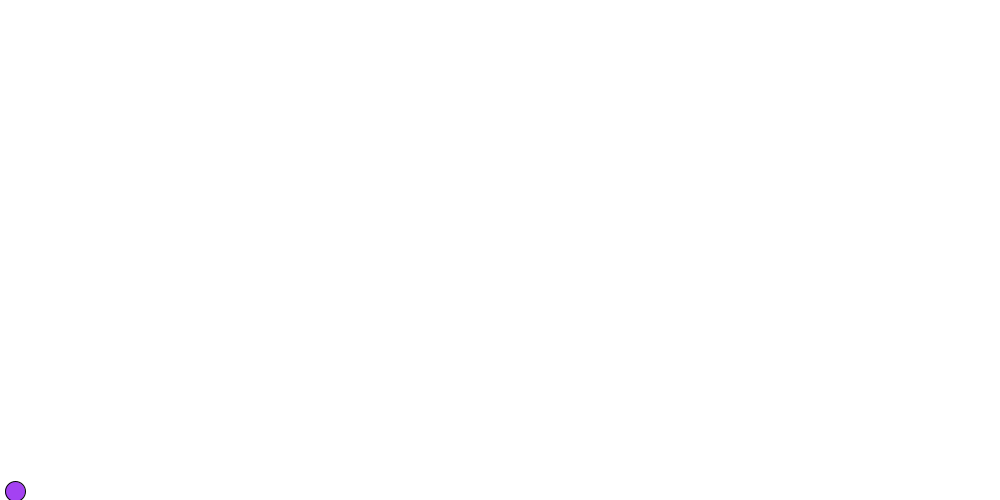
Frame 1 (no input)
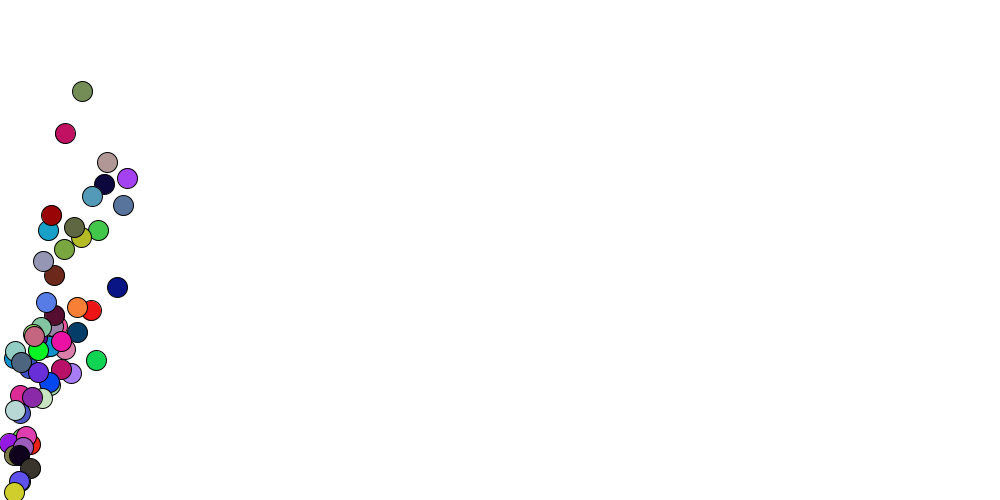
Frame 60 (the mouse pressed at the canvas centre just before this capture)
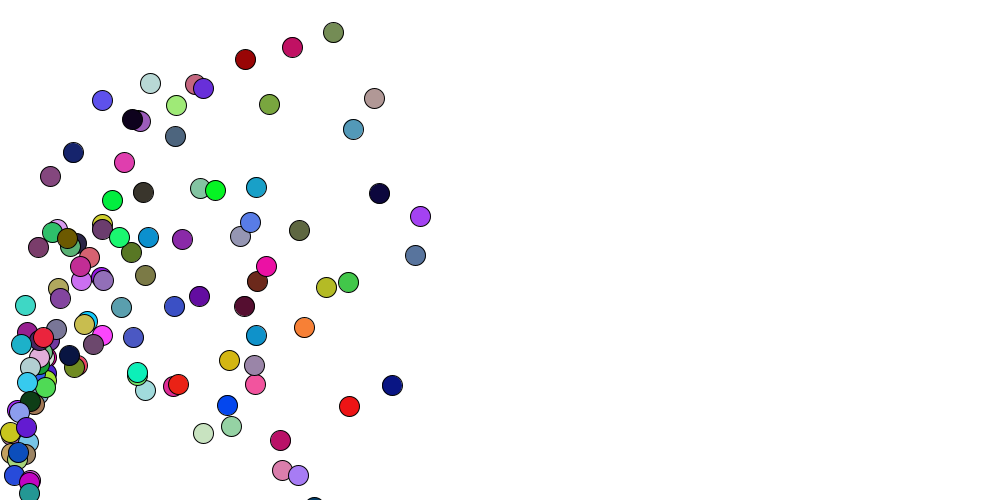
Frame 120 (the mouse held since frame 60 and released just before this capture)

The Processing sketch that drew these frames (run headless with seeded random() and noise(); from frame 60 on, the mouse is pressed at the canvas centre):

// Processing sketch: StaticExample
// ── StaticExample.pde
Ball[] balls;
int ballsNum = 0;

void setup() {
  size(1000, 500);
  balls = new Ball[200];
}

void draw() {
  background(255);
  
  if (ballsNum < balls.length) {
    balls[ballsNum] = new Ball();
    ballsNum++;
  }
  
  for (Ball b : balls) {
    if (b == null) {
      break;
    }
    b.applyForce(new PVector(0.05, 0.1));
    b.update();
    if (b.isOut()) {
      b.init();
    }
    b.draw();
  }
}

// ── Ball.pde
class Ball {
    static final int radius = 20;
    color c = color(random(255), random(255), random(255));
    PVector loc;
    PVector vel;
    PVector acc;

    Ball() {
      init();
    }
    
    void applyForce(PVector f) {
      acc.add(f);
    }
    
    void update() {
      vel.add(acc);
      loc.add(vel);
      acc.mult(0);
    }
    
    void draw() {
      fill(c);
      ellipse(loc.x, loc.y, radius, radius);
    }
    
    boolean isOut() {
      return loc.x < -100 || loc.x > width + 100 || loc.y < -100 || loc.y > height + 100;
    }
    
    void init() {
      loc = new PVector(random(10, 30), height);
      vel = new PVector(random(-0.5, 0.5), random(-10, -5));
      acc = new PVector();
    }
}
